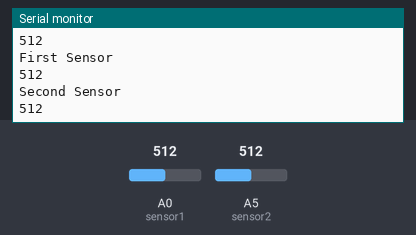
The sketch below on a simulated Arduino Uno, built with avr-gcc and run on an emulated ATmega328P. Parts: the last lines printed to the serial monitor. The inputs (shaded band) are chosen by the test bench; at power-on: A0 (sensor1) = 512, A5 (sensor2) = 512.

Above: at 1.8 s.
1.9 s: A0 (sensor1) set to 716
At 2.8 s:
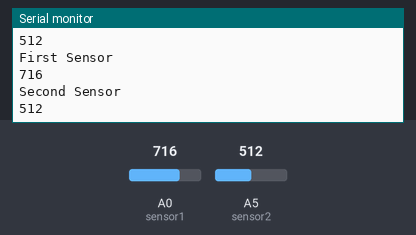
3.4 s: A5 (sensor2) set to 306
At 4.5 s:
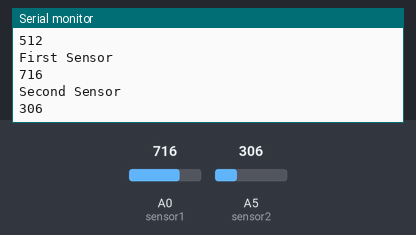
4.9 s: A0 (sensor1) set to 900
At 5.8 s:
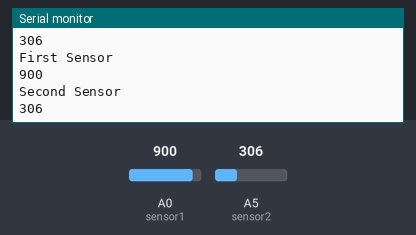
6.4 s: A5 (sensor2) set to 122
At 7.8 s:
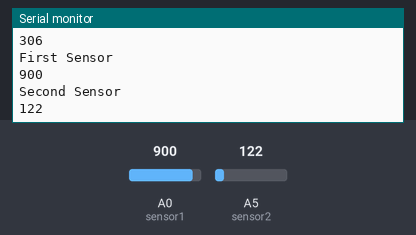
Timing chart, 0 to 8.9 s (numbered marks = the images above; inputs shaded):
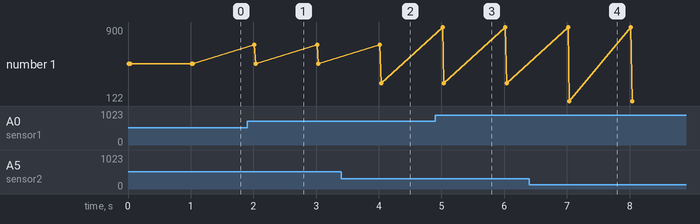

Measured:
- after the input at 1.9 s, the serial monitor: prints a new line after 0.12 s (image 1)
- after the input at 3.4 s, the serial monitor: prints a new line after 0.64 s (image 2)
- after the input at 4.9 s, the serial monitor: prints a new line after 0.12 s (image 3)
- after the input at 6.4 s, the serial monitor: prints a new line after 0.64 s (image 4)
- plotted number 1: 512 → 306 after the input at 3.4 s, 306 → 122 after the input at 6.4 s

The sketch:

Sensor_Callibration.ino
```cpp
int sensor1 = 0;
int sensor2 = 5;

int val1;
int val2;

void setup()
{
Serial.begin(9600);
pinMode (sensor1, INPUT);
pinMode (sensor2, INPUT);
}
void loop()
{
val1 = analogRead(sensor1);
val2 = analogRead(sensor2);
Serial.println("First Sensor");
Serial.println(val1);
Serial.println("Second Sensor");
Serial.println(val2);
delay (1000);
}
```
